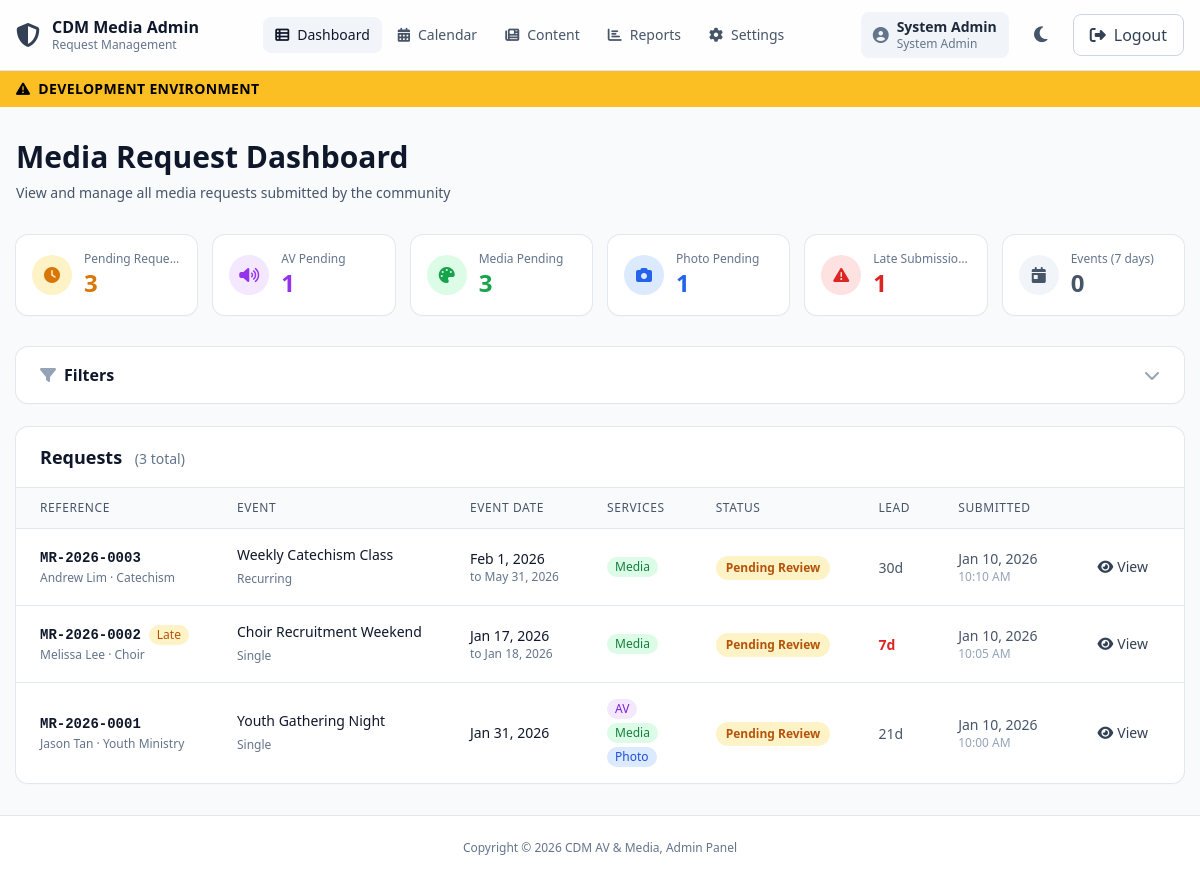
The app's page /apps/public-form/public/admin/index.php (signed in) with its own data.
### tables this page shows
CREATE TABLE `media_requests` (
  `id` bigint unsigned NOT NULL AUTO_INCREMENT,
  `reference_no` varchar(20) NOT NULL,
  `requestor_name` varchar(150) NOT NULL,
  `ministry` varchar(150) DEFAULT NULL,
  `contact_no` varchar(50) NOT NULL,
  `email` varchar(190) NOT NULL,
  `has_required_approvals` tinyint(1) NOT NULL DEFAULT '0',
  `event_name` varchar(200) NOT NULL,
  `event_description` text,
  `event_location_note` text,
  `reference_url` text,
  `reference_note` text,
  `request_status` enum('pending','approved','rejected','in_progress','completed','cancelled') NOT NULL DEFAULT 'pending',
  `is_late` tinyint(1) NOT NULL DEFAULT '0',
  `lead_days` int DEFAULT NULL,
  `submitted_at` datetime NOT NULL DEFAULT CURRENT_TIMESTAMP,
  `created_at` datetime NOT NULL DEFAULT CURRENT_TIMESTAMP,
  `updated_at` datetime NOT NULL DEFAULT CURRENT_TIMESTAMP ON UPDATE CURRENT_TIMESTAMP,
  PRIMARY KEY (`id`),
  UNIQUE KEY `uq_requests_reference` (`reference_no`),
  KEY `idx_requests_status_date` (`request_status`,`submitted_at`),
  KEY `idx_requests_late_date` (`is_late`,`submitted_at`),
  KEY `idx_requests_email` (`email`)
);

### apps/public-form/public/admin/auth.php (called while the page is built, shortened)
<?php
function approval_status_label(string $status): string {
  return match ($status) {
    'pending'         => 'Pending Review',
    'approved'        => 'Approved',
    'rejected'        => 'Rejected',
    'needs_more_info' => 'Needs More Info',
    'in_progress'     => 'In Progress',
    'completed'       => 'Completed',
    default           => ucfirst(str_replace('_', ' ', $status)),
  };
}
function approval_status_classes(string $status): string {
  return match ($status) {
    'pending'         => 'bg-amber-100 dark:bg-amber-900/30 text-amber-700 dark:text-amber-400',
    'approved'        => 'bg-green-100 dark:bg-green-900/30 text-green-700 dark:text-green-400',
    'rejected'        => 'bg-red-100 dark:bg-red-900/30 text-red-700 dark:text-red-400',
    'needs_more_info' => 'bg-orange-100 dark:bg-orange-900/30 text-orange-700 dark:text-orange-400',
    'in_progress'     => 'bg-blue-100 dark:bg-blue-900/30 text-blue-700 dark:text-blue-400',
    'completed'       => 'bg-emerald-100 dark:bg-emerald-900/30 text-emerald-700 dark:text-emerald-400',
    default           => 'bg-slate-100 dark:bg-slate-700 text-slate-600 dark:text-slate-400',
  };
}
function e(?string $s): string {
  return htmlspecialchars($s ?? '', ENT_QUOTES, 'UTF-8');
}

### apps/public-form/public/admin/index.php (the view, shortened to what this page needs)
<?php
require_once __DIR__ . '/auth.php';
require_once __DIR__ . '/../../includes/db.php';
$filterStatus   = $_GET['status'] ?? '';
$filterService  = $_GET['service'] ?? '';
$filterLate     = isset($_GET['late']) && $_GET['late'] === '1';
$filterDateFrom = $_GET['date_from'] ?? '';
$filterDateTo   = $_GET['date_to'] ?? '';
$filterMinistry = trim($_GET['ministry'] ?? '');
$filterSearch   = trim($_GET['search'] ?? '');
$page           = max(1, (int) ($_GET['page'] ?? 1));
$perPage        = 25;
$hasFilters = $filterStatus || $filterService || $filterLate || $filterDateFrom || $filterDateTo || $filterMinistry || $filterSearch;
$pendingOverall = (int) $pdo->query("SELECT COUNT(*) FROM media_requests WHERE request_status = 'pending'")->fetchColumn();
$pendingAV    = (int) $pdo->query("SELECT COUNT(*) FROM request_types WHERE type = 'av' AND approval_status = 'pending'")->fetchColumn();
$pendingMedia = (int) $pdo->query("SELECT COUNT(*) FROM request_types WHERE type = 'media' AND approval_status = 'pending'")->fetchColumn();
$pendingPhoto = (int) $pdo->query("SELECT COUNT(*) FROM request_types WHERE type = 'photo' AND approval_status = 'pending'")->fetchColumn();
$lateCount = (int) $pdo->query("SELECT COUNT(*) FROM media_requests WHERE is_late = 1 AND request_status IN ('pending','approved','in_progress')")->fetchColumn();
$eventsNext7 = (int) $pdo->query("
  SELECT COUNT(DISTINCT mr.id)
  FROM media_requests mr
  JOIN event_schedules es ON mr.id = es.media_request_id
  WHERE es.start_date BETWEEN CURDATE() AND DATE_ADD(CURDATE(), INTERVAL 7 DAY)
    AND mr.request_status NOT IN ('rejected','cancelled')
")->fetchColumn();
$where  = [];
$params = [];
$whereSQL = $where ? 'WHERE ' . implode(' AND ', $where) : '';
$baseFrom = "
  FROM media_requests mr
  LEFT JOIN (
    SELECT media_request_id, MIN(start_date) AS earliest_date, MAX(COALESCE(end_date, start_date)) AS latest_date
    FROM event_schedules
    GROUP BY media_request_id
  ) es_agg ON mr.id = es_agg.media_request_id
  $whereSQL
";
$countSQL = "SELECT COUNT(*) $baseFrom";
$stmt = $pdo->prepare($countSQL);
$stmt->execute($params);
$totalRows  = (int) $stmt->fetchColumn();
$totalPages = max(1, (int) ceil($totalRows / $perPage));
$page       = min($page, $totalPages);
$offset     = ($page - 1) * $perPage;
$dataSQL = "
  SELECT
    mr.id,
    mr.reference_no,
    mr.event_name,
    mr.requestor_name,
    mr.ministry,
    mr.request_status,
    mr.is_late,
    mr.lead_days,
    mr.submitted_at,
    es_agg.earliest_date,
    es_agg.latest_date,
    (SELECT GROUP_CONCAT(CONCAT(rt2.type, ':', rt2.approval_status) ORDER BY rt2.type)
     FROM request_types rt2 WHERE rt2.media_request_id = mr.id) AS service_info,
    (SELECT es2.schedule_type FROM event_schedules es2 WHERE es2.media_request_id = mr.id LIMIT 1) AS schedule_type
  $baseFrom
  ORDER BY mr.submitted_at DESC
  LIMIT $perPage OFFSET $offset
";
$stmt = $pdo->prepare($dataSQL);
$stmt->execute($params);
$requests = $stmt->fetchAll();
include __DIR__ . "/partials/header.php";
?>
<main class="mx-auto max-w-7xl px-4 py-8">
  <div class="mb-8">
    <h1 class="text-3xl font-bold text-slate-900 dark:text-slate-50">Media Request Dashboard</h1>
    <p class="mt-2 text-sm text-slate-600 dark:text-slate-400">
      View and manage all media requests submitted by the community
    </p>
  </div>
  <div class="mb-8 grid grid-cols-2 gap-4 lg:grid-cols-6">
    <?php
    $cards = [
      ['label' => 'Pending Requests', 'value' => $pendingOverall, 'color' => 'amber',  'icon' => 'fa-clock'],
      ['label' => 'AV Pending',       'value' => $pendingAV,      'color' => 'purple', 'icon' => 'fa-volume-high'],
      ['label' => 'Media Pending',    'value' => $pendingMedia,   'color' => 'green',  'icon' => 'fa-palette'],
      ['label' => 'Photo Pending',    'value' => $pendingPhoto,   'color' => 'blue',   'icon' => 'fa-camera'],
      ['label' => 'Late Submissions', 'value' => $lateCount,      'color' => 'red',    'icon' => 'fa-exclamation-triangle'],
      ['label' => 'Events (7 days)',  'value' => $eventsNext7,    'color' => 'slate',  'icon' => 'fa-calendar-day'],
    ];
    foreach ($cards as $card):
      $c = $card['color'];
    ?>
    <div class="rounded-xl bg-white dark:bg-slate-800 p-4 shadow-sm ring-1 ring-slate-200 dark:ring-slate-700">
      <div class="flex items-center gap-3">
        <div class="flex h-10 w-10 shrink-0 items-center justify-center rounded-full bg-<?php echo $c; ?>-100 dark:bg-<?php echo $c; ?>-900/30">
          <i class="fa-solid <?php echo $card['icon']; ?> text-<?php echo $c; ?>-600 dark:text-<?php echo $c; ?>-400"></i>
        </div>
        <div class="min-w-0">
          <p class="text-xs text-slate-500 dark:text-slate-400 truncate"><?php echo $card['label']; ?></p>
          <p class="text-2xl font-bold text-<?php echo $c; ?>-600 dark:text-<?php echo $c; ?>-400"><?php echo $card['value']; ?></p>
        </div>
      </div>
    </div>
    <?php endforeach; ?>
  </div>
  <div x-data="{ filtersOpen: <?php echo $hasFilters ? 'true' : 'false'; ?> }" class="mb-6 rounded-xl bg-white dark:bg-slate-800 shadow-sm ring-1 ring-slate-200 dark:ring-slate-700">
    <button @click="filtersOpen = !filtersOpen"
            class="flex w-full items-center justify-between px-6 py-4 text-left">
      <div class="flex items-center gap-2">
        <i class="fa-solid fa-filter text-slate-400"></i>
        <span class="font-semibold text-slate-900 dark:text-slate-50">Filters</span>
      </div>
      <i class="fa-solid fa-chevron-down text-slate-400 transition-transform" :class="filtersOpen && 'rotate-180'"></i>
    </button>
  </div>
  <div class="rounded-xl bg-white dark:bg-slate-800 shadow-sm ring-1 ring-slate-200 dark:ring-slate-700 overflow-hidden">
    <div class="flex items-center justify-between px-6 py-4 border-b border-slate-200 dark:border-slate-700">
      <h2 class="text-lg font-semibold text-slate-900 dark:text-slate-50">
        Requests
        <span class="ml-2 text-sm font-normal text-slate-500 dark:text-slate-400">(<?php echo $totalRows; ?> total)</span>
      </h2>
    </div>
    <?php if (empty($requests)): ?>
      <div class="px-6 py-12 text-center">
        <div class="flex h-16 w-16 mx-auto items-center justify-center rounded-full bg-slate-100 dark:bg-slate-700 mb-4">
          <i class="fa-solid fa-inbox text-2xl text-slate-400 dark:text-slate-500"></i>
        </div>
        <p class="text-slate-600 dark:text-slate-400">
          <?php echo $hasFilters ? 'No requests match your filters' : 'No requests submitted yet'; ?>
        </p>
        <?php if ($hasFilters): ?>
          <a href="index.php" class="mt-3 inline-block text-sm text-blue-600 dark:text-blue-400 hover:underline">Clear filters</a>
        <?php endif; ?>
      </div>
    <?php else: ?>
      <div class="hidden lg:block overflow-x-auto">
        <table class="w-full">
          <thead class="bg-slate-50 dark:bg-slate-900 border-b border-slate-200 dark:border-slate-700">
            <tr>
              <th class="px-6 py-3 text-left text-xs font-medium uppercase tracking-wider text-slate-600 dark:text-slate-400">Reference</th>
              <th class="px-6 py-3 text-left text-xs font-medium uppercase tracking-wider text-slate-600 dark:text-slate-400">Event</th>
              <th class="px-6 py-3 text-left text-xs font-medium uppercase tracking-wider text-slate-600 dark:text-slate-400">Event Date</th>
              <th class="px-6 py-3 text-left text-xs font-medium uppercase tracking-wider text-slate-600 dark:text-slate-400">Services</th>
              <th class="px-6 py-3 text-left text-xs font-medium uppercase tracking-wider text-slate-600 dark:text-slate-400">Status</th>
              <th class="px-6 py-3 text-left text-xs font-medium uppercase tracking-wider text-slate-600 dark:text-slate-400">Lead</th>
              <th class="px-6 py-3 text-left text-xs font-medium uppercase tracking-wider text-slate-600 dark:text-slate-400">Submitted</th>
              <th class="px-6 py-3 text-left text-xs font-medium uppercase tracking-wider text-slate-600 dark:text-slate-400"></th>
            </tr>
          </thead>
          <tbody class="divide-y divide-slate-200 dark:divide-slate-700">
            <?php foreach ($requests as $req):
              $serviceList = [];
              if ($req['service_info']) {
                  foreach (explode(',', $req['service_info']) as $si) {
                      [$sType, $sStatus] = explode(':', $si);
                      $serviceList[$sType] = $sStatus;
                  }
              }
            ?>
              <tr class="hover:bg-slate-50 dark:hover:bg-slate-700/50 transition-colors cursor-pointer"
                  onclick="window.location='view.php?id=<?php echo $req['id']; ?>'">
                <td class="px-6 py-4 whitespace-nowrap">
                  <div class="flex items-center gap-2">
                    <span class="font-mono text-sm font-semibold text-slate-900 dark:text-slate-100">
                      <?php echo e($req['reference_no']); ?>
                    </span>
                    <?php if ($req['is_late']): ?>
                      <span class="inline-flex items-center rounded-full bg-amber-100 dark:bg-amber-900/30 px-2 py-0.5 text-xs font-medium text-amber-700 dark:text-amber-400" title="Late submission">
                        Late
                      </span>
                    <?php endif; ?>
                  </div>
                  <div class="text-xs text-slate-500 dark:text-slate-400 mt-0.5">
                    <?php echo e($req['requestor_name']); ?>
                    <?php if ($req['ministry']): ?>
                      &middot; <?php echo e($req['ministry']); ?>
                    <?php endif; ?>
                  </div>
                </td>
                <td class="px-6 py-4">
                  <div class="text-sm font-medium text-slate-900 dark:text-slate-100 max-w-[200px] truncate">
                    <?php echo e($req['event_name']); ?>
                  </div>
                  <?php if ($req['schedule_type']): ?>
                    <span class="text-xs text-slate-500 dark:text-slate-400"><?php echo ucfirst(str_replace('_', ' ', $req['schedule_type'])); ?></span>
                  <?php endif; ?>
                </td>
                <td class="px-6 py-4 whitespace-nowrap">
                  <?php if ($req['earliest_date']): ?>
                    <div class="text-sm text-slate-900 dark:text-slate-100">
                      <?php echo date('M j, Y', strtotime($req['earliest_date'])); ?>
                    </div>
                    <?php if ($req['latest_date'] && $req['latest_date'] !== $req['earliest_date']): ?>
                      <div class="text-xs text-slate-500 dark:text-slate-400">
                        to <?php echo date('M j, Y', strtotime($req['latest_date'])); ?>
                      </div>
                    <?php endif; ?>
                  <?php else: ?>
                    <span class="text-sm text-slate-400 dark:text-slate-500">-</span>
                  <?php endif; ?>
                </td>
                <td class="px-6 py-4">
                  <div class="flex flex-wrap gap-1">
                    <?php
                    $svcConfig = [
                      'av'    => ['label' => 'AV',    'color' => 'purple'],
                      'media' => ['label' => 'Media', 'color' => 'green'],
                      'photo' => ['label' => 'Photo', 'color' => 'blue'],
                    ];
                    foreach ($serviceList as $sType => $sStatus):
                      $cfg = $svcConfig[$sType] ?? ['label' => ucfirst($sType), 'color' => 'slate'];
                    ?>
                      <span class="inline-flex items-center gap-1 rounded-full px-2 py-0.5 text-xs font-medium bg-<?php echo $cfg['color']; ?>-100 dark:bg-<?php echo $cfg['color']; ?>-900/30 text-<?php echo $cfg['color']; ?>-700 dark:text-<?php echo $cfg['color']; ?>-400"
                            title="<?php echo $cfg['label'] . ': ' . approval_status_label($sStatus); ?>">
                        <?php echo $cfg['label']; ?>
                      </span>
                    <?php endforeach; ?>
                  </div>
                </td>
                <td class="px-6 py-4 whitespace-nowrap">
                  <span class="inline-flex items-center rounded-full px-2.5 py-1 text-xs font-semibold <?php echo approval_status_classes($req['request_status']); ?>">
                    <?php echo approval_status_label($req['request_status']); ?>
                  </span>
                </td>
                <td class="px-6 py-4 whitespace-nowrap">
                  <?php if ($req['lead_days'] !== null): ?>
                    <span class="text-sm <?php echo $req['lead_days'] < 14 ? 'text-red-600 dark:text-red-400 font-semibold' : 'text-slate-600 dark:text-slate-400'; ?>">
                      <?php echo $req['lead_days']; ?>d
                    </span>
                  <?php else: ?>
                    <span class="text-sm text-slate-400">-</span>
                  <?php endif; ?>
                </td>
                <td class="px-6 py-4 whitespace-nowrap">
                  <div class="text-sm text-slate-600 dark:text-slate-400">
                    <?php echo date('M j, Y', strtotime($req['submitted_at'])); ?>
                  </div>
                  <div class="text-xs text-slate-400 dark:text-slate-500">
                    <?php echo date('g:i A', strtotime($req['submitted_at'])); ?>
                  </div>
                </td>
                <td class="px-6 py-4 whitespace-nowrap">
                  <a href="view.php?id=<?php echo $req['id']; ?>"
                     class="inline-flex items-center gap-1 rounded-lg px-3 py-1.5 text-sm font-medium text-slate-700 dark:text-slate-300 hover:bg-slate-100 dark:hover:bg-slate-700 transition-colors"
                     onclick="event.stopPropagation()">
                    <i class="fa-solid fa-eye"></i> View
                  </a>
                </td>
              </tr>
            <?php endforeach; ?>
          </tbody>
        </table>
      </div>
    <?php endif; ?>
  </div>
</main>
<?php include __DIR__ . "/partials/footer.php"; ?>

### records on screen
media_requests: reference_no "MR-2026-0003", requestor_name "Andrew Lim", ministry "Catechism", event_name "Weekly Catechism Class", schedule_type "Recurring", earliest_date "Feb 1, 2026", latest_date "May 31, 2026", label "Media", request_status "Pending Review", lead_days "30", submitted_at "Jan 10, 2026", submitted_at "10:10 AM"
media_requests: reference_no "MR-2026-0002", is_late "Late", requestor_name "Melissa Lee", ministry "Choir", event_name "Choir Recruitment Weekend", schedule_type "Single", earliest_date "Jan 17, 2026", latest_date "Jan 18, 2026", label "Media", request_status "Pending Review", lead_days "7", submitted_at "Jan 10, 2026", submitted_at "10:05 AM"
media_requests: reference_no "MR-2026-0001", requestor_name "Jason Tan", ministry "Youth Ministry", event_name "Youth Gathering Night", schedule_type "Single", earliest_date "Jan 31, 2026", label "AV", label "Media", label "Photo", request_status "Pending Review", lead_days "21", submitted_at "Jan 10, 2026", submitted_at "10:00 AM"

### other values on screen
$nav['label'] "Dashboard"
$nav['label'] "Calendar"
$nav['label'] "Content"
$nav['label'] "Reports"
$nav['label'] "Settings"
$_currentUser['name'] "System Admin"
role_label($_currentUser['role']) "System Admin"
$card['label'] "Pending Reque…"
$card['value'] "3"
$card['label'] "AV Pending"
$card['value'] "1"
$card['label'] "Media Pending"
$card['label'] "Photo Pending"
$card['label'] "Late Submissions"
$card['label'] "Events (7 days)"
